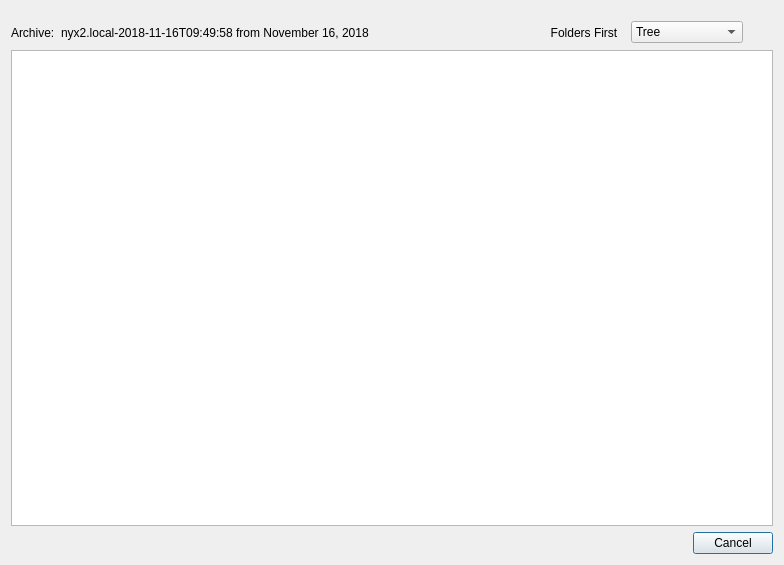
<?xml version="1.0" encoding="UTF-8"?>
<ui version="4.0">
 <class>Dialog</class>
 <widget class="QDialog" name="Dialog">
  <property name="geometry">
   <rect>
    <x>0</x>
    <y>0</y>
    <width>784</width>
    <height>565</height>
   </rect>
  </property>
  <property name="windowTitle">
   <string>Choose files to extract</string>
  </property>
  <layout class="QVBoxLayout" name="verticalLayout">
   <item>
    <layout class="QHBoxLayout" name="horizontalLayout_2">
     <property name="topMargin">
      <number>10</number>
     </property>
     <item>
      <widget class="QLabel" name="label_2">
       <property name="text">
        <string>Archive:</string>
       </property>
       <property name="textRole" stdset="0">
        <string>secondary</string>
       </property>
      </widget>
     </item>
     <item>
      <widget class="QLabel" name="archiveNameLabel">
       <property name="text">
        <string>nyx2.local-2018-11-16T09:49:58 from November 16, 2018</string>
       </property>
       <property name="textStyle" stdset="0">
        <string>headline</string>
       </property>
      </widget>
     </item>
     <item>
      <spacer name="horizontalSpacer_2">
       <property name="orientation">
        <enum>Qt::Horizontal</enum>
       </property>
       <property name="sizeHint" stdset="0">
        <size>
         <width>40</width>
         <height>20</height>
        </size>
       </property>
      </spacer>
     </item>
     <item>
      <widget class="QToolButton" name="bFoldersOnTop">
       <property name="focusPolicy">
        <enum>Qt::NoFocus</enum>
       </property>
       <property name="toolTip">
        <string>Keep folders on top when sorting</string>
       </property>
       <property name="text">
        <string>Folders First</string>
       </property>
       <property name="checkable">
        <bool>true</bool>
       </property>
       <property name="autoRaise">
        <bool>true</bool>
       </property>
      </widget>
     </item>
     <item>
      <widget class="QComboBox" name="comboBoxDisplayMode">
       <property name="toolTip">
        <string>Set display mode of diff view</string>
       </property>
       <property name="sizeAdjustPolicy">
        <enum>QComboBox::AdjustToContents</enum>
       </property>
       <item>
        <property name="text">
         <string>Tree</string>
        </property>
       </item>
       <item>
        <property name="text">
         <string>Tree, simplified</string>
        </property>
       </item>
      </widget>
     </item>
     <item>
      <widget class="QToolButton" name="bCollapseAll">
       <property name="focusPolicy">
        <enum>Qt::NoFocus</enum>
       </property>
       <property name="toolTip">
        <string>Collapse All</string>
       </property>
       <property name="autoRaise">
        <bool>true</bool>
       </property>
      </widget>
     </item>
    </layout>
   </item>
   <item>
    <widget class="QTreeView" name="treeView">
     <attribute name="headerMinimumSectionSize">
      <number>10</number>
     </attribute>
    </widget>
   </item>
   <item>
    <widget class="QDialogButtonBox" name="buttonBox">
     <property name="standardButtons">
      <set>QDialogButtonBox::Cancel</set>
     </property>
    </widget>
   </item>
  </layout>
 </widget>
 <resources />
 <connections />
</ui>
